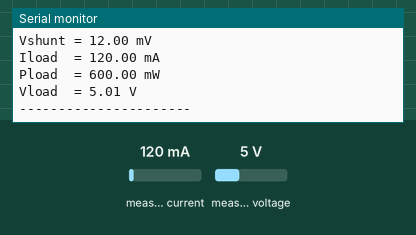
Bench run of a sketch on a simulated Arduino Uno, built with avr-gcc and run on an emulated ATmega328P. Parts: the last lines printed to the serial monitor. The inputs (shaded band) are chosen by the test bench; at power-on: measured current 120 mA, measured voltage 5 V.

Above: at 1.2 s.
1.3 s: measured current set to 40 mA
5.0 s: measured voltage set to 0.3 V
At 6.5 s:
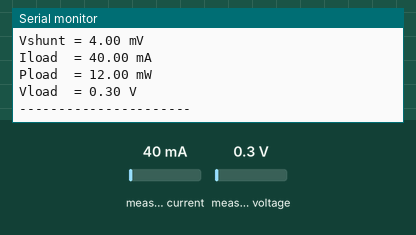
8.7 s: measured current set to 500 mA
At 10.7 s:
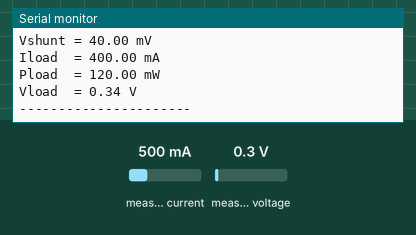
Timing chart, 0 to 12.2 s (numbered marks = the images above; inputs shaded):
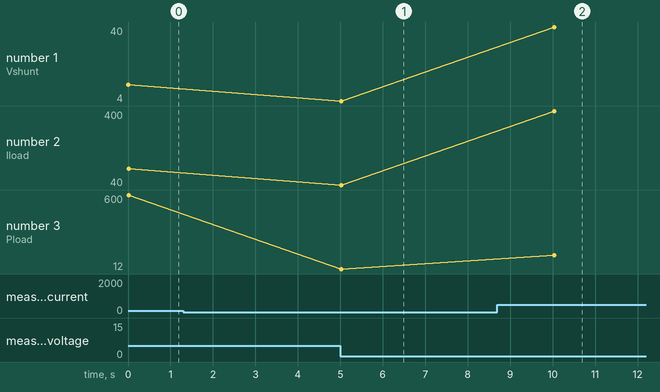

The sketch:

Adafruit-INA219-Example.ino
```cpp
/*******************************************************************************
 * Author: Jaime M. Villegas I. (2025)
 *******************************************************************************
 * Sketch name   : Adafruit-INA219-Example.ino
 * Description   : Adafruit INA219 setup and application example.
 * Version       : 01.00
 * Last modified : January, 2025
 *******************************************************************************
 */

//****************************************************************************//
//                                Header files                                //
//****************************************************************************//

#include <Adafruit_INA219.h>

//****************************************************************************//
//                                   Macro                                    //
//****************************************************************************//

// Initialization delay
#define DELAY_INIT       10

// Polling period
#define DELAY_MAIN_LOOP  5000

// Serial port baudrate
#define SERIAL_BAUDRATE  115200

//****************************************************************************//
//                            General definitions                             //
//****************************************************************************//

// INA219 class handler
Adafruit_INA219 INA219;

//****************************************************************************//
//                               Sketch setup                                 //
//****************************************************************************//

/**
 * @brief  Sketch setup. Initializes serial port and Adafruit INA219 module.
 * @param  None
 * @retval None
 */
void setup(void)
{
    // Initializes serial port
    Serial.begin(SERIAL_BAUDRATE);

    while(!Serial)
    {
        delay(1);
    }

    Serial.println("START");
    Serial.println("Initializing INA219...");

    // Initializes the INA219.
    /**
    * @note - begin() method initializes I2C serial communication.
    *       - SDA and SCL wires correspond respectively to A4 and A5 pins on the Arduino UNO board.
    */
    if(!INA219.begin())
    {
        Serial.println("INA219 initialization failed");
        while (1) {}
    }

    // Sets calibration mode
    /**
    * @note - The calculation for calibration value is performed by Adafruit library. 0.1 Ohm shunt resistor is assumed.
    *
    *       1. setCalibration_32V_2A()
    *          - Max. shunt voltage    = 320 mV
    *          - Max. expected current = 2.0 A
    *          - Current resolution    = 0.488 mA
    *
    *       2. setCalibration_32V_1A()
    *          - Max. shunt voltage    = 320 mV
    *          - Max. expected current = 1.0 A
    *          - Current resolution    = 0.244 mA
    *
    *       3. setCalibration_16V_400mA()
    *          - Max. shunt voltage    = 40 mV
    *          - Max. expected current = 400 mA
    *          - Current resolution    = 0.098 mA
    *
    */
    INA219.setCalibration_16V_400mA();

    // Sets power save mode
    /**
    * @note - Power-down mode reduces quiescent current of INA219 to 15 uA max.
    *       - With power-down mode off, INA219 draws 1 mA max.
    */
    INA219.powerSave(true);

    Serial.println("----------------------");
}

//****************************************************************************//
//                                Main loop                                   //
//****************************************************************************//

/**
 * @brief  Main loop. Polls voltage and current from INA219 every time period
           defined by DELAY_MAIN_LOOP.
 * @param  None
 * @retval None
 */
void loop(void)
{
    // Shunt resistor voltage drop (in mV)
    float rShuntVoltage = 0;

    // Bus voltage
    float busVoltage = 0;

    // Load current (in mA)
    float currentLoad = 0;

    // Load voltage
    float loadVoltage = 0;

    // Load power (in mW)
    float loadPower = 0;

    // Gets voltage, current and power measurements
    busVoltage = INA219.getBusVoltage_V();
    rShuntVoltage = INA219.getShuntVoltage_mV();
    currentLoad = INA219.getCurrent_mA();
    loadPower = INA219.getPower_mW();

    /**
     * @note - The bus voltage is the total voltage between power and ground.
     *       - The shunt voltage is the voltage drop across the shunt resistor (in series with connected load).
     */
    loadVoltage = busVoltage + (rShuntVoltage / 1000);

    Serial.print("Vbus   = ");
    Serial.print(busVoltage);
    Serial.println(" V");

    Serial.print("Vshunt = ");
    Serial.print(rShuntVoltage);
    Serial.println(" mV");

    Serial.print("Iload  = ");
    Serial.print(currentLoad);
    Serial.println(" mA");

    Serial.print("Pload  = ");
    Serial.print(loadPower);
    Serial.println(" mW");

    Serial.print("Vload  = ");
    Serial.print(loadVoltage);
    Serial.println(" V");

    Serial.println("----------------------");

    delay(DELAY_MAIN_LOOP);
}
```

Measured:
- after the input at 5.0 s, the serial monitor: prints a new line at once (image 1)
- after the input at 8.7 s, the serial monitor: prints a new line after 1.3 s (image 2)
- plotted number 2: 40 → 400 after the input at 8.7 s
- plotted number 3: 600 → 12 after the input at 5.0 s, 12 → 120 after the input at 8.7 s
